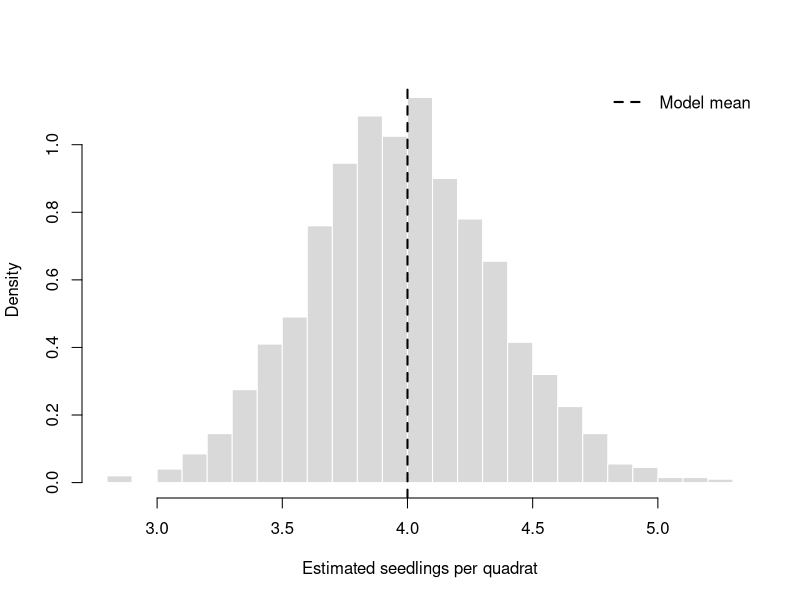
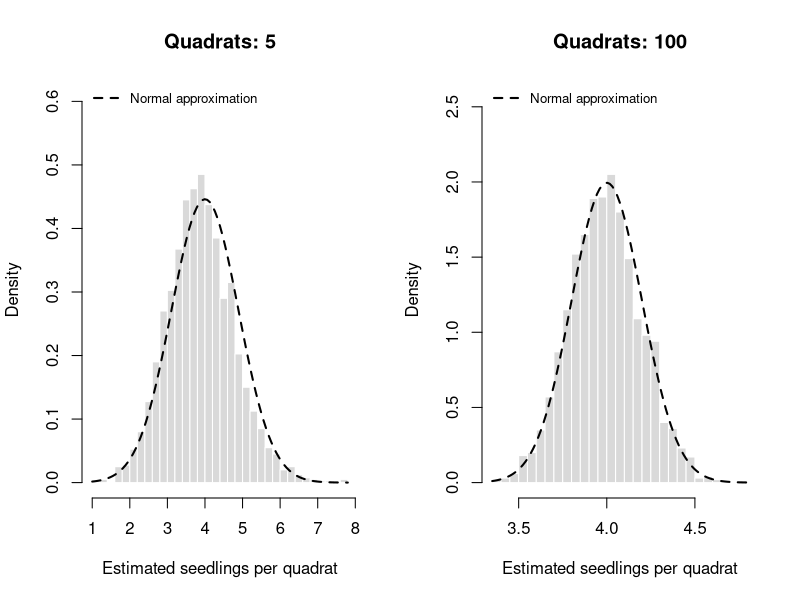

Here is the R script that generated these plots, in order:
## ---- chunk 1
#| eval: true
#| echo: false
#| fig-cap: "Estimates of the mean seedling count from 2,000 simulated studies of 30 quadrats each."
set.seed(seed = 401)
true_lambda = 4
n_quadrats = 30
lambda_estimates = replicate(
  n = 2000,
  expr = mean(rpois(n = n_quadrats, lambda = true_lambda))
)
hist(
  x = lambda_estimates, breaks = 28, probability = TRUE,
  col = "grey85", border = "white",
  xlab = "Estimated seedlings per quadrat",
  ylab = "Density", main = ""
)
abline(v = true_lambda, lty = 2, lwd = 2)
legend(
  "topright", legend = "Model mean", lty = 2, lwd = 2, bty = "n"
)
## ---- chunk 2
#| eval: true
#| echo: false
#| fig-cap: "Sampling distributions of mean seedling counts for studies of 5 and 100 quadrats. Curves show normal approximations under the assumed Poisson model."
set.seed(seed = 404)
true_lambda = 4
sample_sizes = c(5, 100)
old_par = par(no.readonly = TRUE)
par(mfrow = c(1, 2))
for (sample_size in sample_sizes) {
  estimates = replicate(
    n = 2000,
    expr = mean(rpois(n = sample_size, lambda = true_lambda))
  )
  histogram = hist(x = estimates, breaks = 25, plot = FALSE)
  hist(
    x = estimates, breaks = 25, probability = TRUE,
    col = "grey85", border = "white",
    ylim = c(0, max(histogram$density) * 1.25),
    xlab = "Estimated seedlings per quadrat",
    ylab = "Density", main = paste("Quadrats:", sample_size)
  )
  curve(
    expr = dnorm(
      x = x, mean = true_lambda,
      sd = sqrt(true_lambda / sample_size)
    ),
    add = TRUE, lwd = 2, lty = 2
  )
  legend(
    "topleft", legend = "Normal approximation",
    lty = 2, lwd = 2, bty = "n", cex = 0.8
  )
}
par(old_par)
